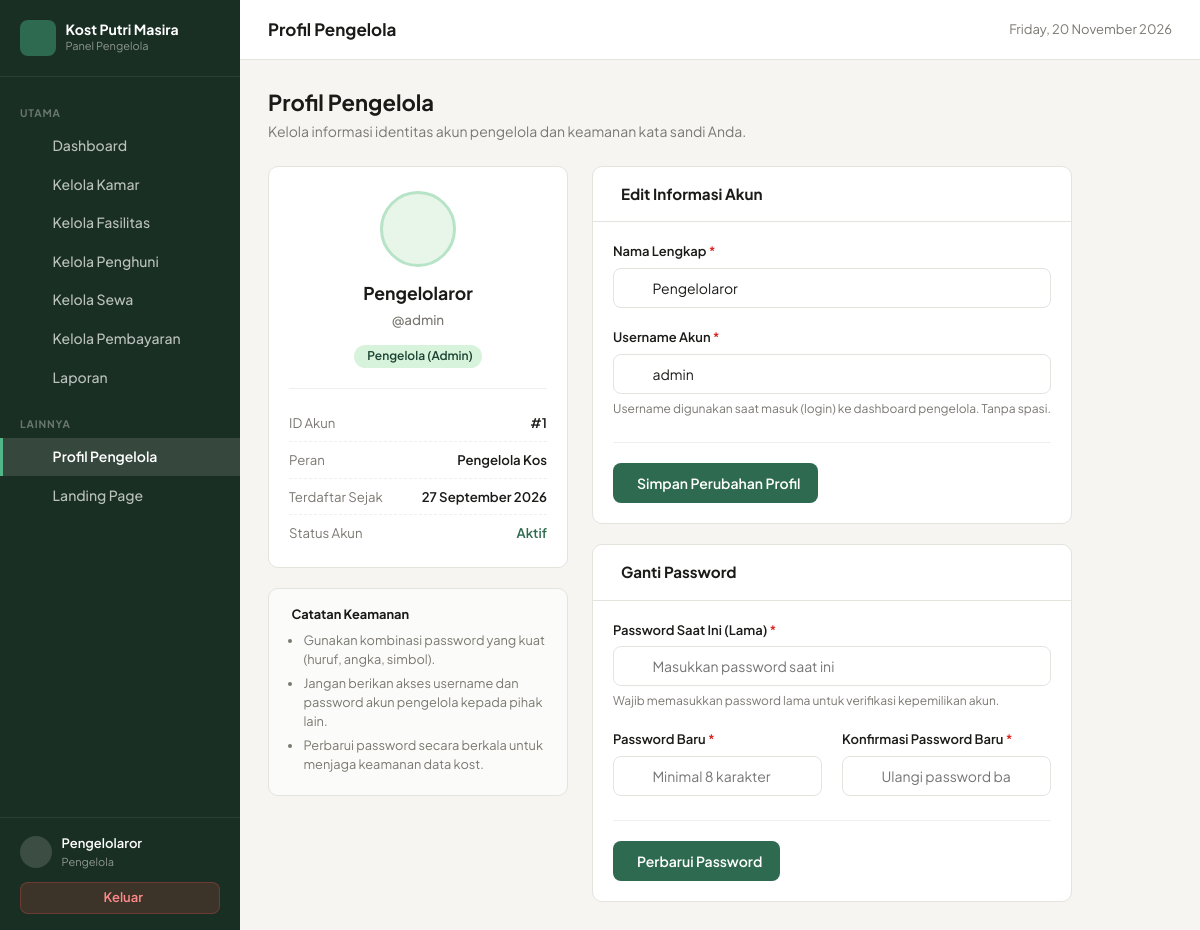
The app's page /admin/profil.php (signed in) with its own data.
### tables this page shows
CREATE TABLE `users` (
  `id_user` int NOT NULL,
  `nama` varchar(100) NOT NULL,
  `username` varchar(50) NOT NULL,
  `password` varchar(255) NOT NULL,
  `role` enum('pengelola','penghuni') NOT NULL,
  `created_at` timestamp NULL DEFAULT CURRENT_TIMESTAMP
);

### includes/functions.php (called while the page is built, shortened)
<?php
function e(?string $string): string {
    return htmlspecialchars((string)$string, ENT_QUOTES, 'UTF-8');
}
function formatTanggal(?string $tanggal, string $format = 'panjang'): string {
    $timestamp = strtotime($tanggal);
    $bulanIndo = [
        1 => 'Januari', 'Februari', 'Maret', 'April', 'Mei', 'Juni',
        'Juli', 'Agustus', 'September', 'Oktober', 'November', 'Desember'
    ];
    $hari = date('d', $timestamp);
    $bulan = $bulanIndo[(int)date('m', $timestamp)];
    $tahun = date('Y', $timestamp);
    return "{$hari} {$bulan} {$tahun}";
}

### admin/profil.php (the view, shortened to what this page needs)
<?php
require_once __DIR__ . '/../config/database.php';
require_once __DIR__ . '/../includes/functions.php';
$currentUser = currentUser();
$id_user = (int)($currentUser['id_user'] ?? $_SESSION['user_id'] ?? 0);
try {
    $stmtUser = $pdo->prepare("SELECT id_user, nama, username, password, role, created_at FROM users WHERE id_user = :id_user LIMIT 1");
    $stmtUser->execute(['id_user' => $id_user]);
    $userData = $stmtUser->fetch();
} catch (PDOException $e) {
    $userData = null;
}
?><!DOCTYPE html>
<html lang="id">
<head>
<link rel="stylesheet" href="../assets/css/app.css">
</head>
<body>
<div class="layout">
<aside class="sidebar" id="sidebarPanel">
    <div class="sb-brand">
        <div class="sb-ico"><i class="ph ph-house-line"></i></div>
        <div>
            <div class="sb-name">Kost Putri Masira</div>
            <span class="sb-sub">Panel Pengelola</span>
        </div>
    </div>
    <nav class="sb-nav">
        <div class="sb-label">Utama</div>
        <a href="dashboard.php" class="sb-link"><i class="ph ph-squares-four"></i> Dashboard</a>
        <a href="kamar/index.php" class="sb-link"><i class="ph ph-door"></i> Kelola Kamar</a>
        <a href="fasilitas/index.php" class="sb-link"><i class="ph ph-sparkle"></i> Kelola Fasilitas</a>
        <a href="penghuni/index.php" class="sb-link"><i class="ph ph-users-three"></i> Kelola Penghuni</a>
        <a href="sewa/index.php" class="sb-link"><i class="ph ph-key"></i> Kelola Sewa</a>
        <a href="pembayaran/index.php" class="sb-link"><i class="ph ph-credit-card"></i> Kelola Pembayaran</a>
        <a href="laporan/index.php" class="sb-link"><i class="ph ph-chart-bar"></i> Laporan</a>
        <div class="sb-label" style="margin-top:.5rem">Lainnya</div>
        <a href="profil.php" class="sb-link active"><i class="ph ph-user-circle"></i> Profil Pengelola</a>
        <a href="../index.php" class="sb-link" target="_blank" rel="noopener"><i class="ph ph-globe"></i> Landing Page</a>
    </nav>
    <div class="sb-foot">
        <div class="sb-user">
            <div class="sb-avatar"><i class="ph ph-user"></i></div>
            <div>
                <div class="sb-uname"><?= e($userData['nama'] ?? 'Pengelola') ?></div>
                <div class="sb-urole">Pengelola</div>
            </div>
        </div>
        <a href="../logout.php" class="btn-logout"><i class="ph ph-sign-out"></i> Keluar</a>
    </div>
</aside>
<div class="main">
    <header class="topbar">
        <div class="topbar-title">Profil Pengelola</div>
        <div class="topbar-actions">
            <div class="topbar-date"><i class="ph ph-calendar"></i> <?= date('l, d F Y') ?></div>
        </div>
    </header>
    <main class="content content-form">
        <div class="pg-header">
            <div>
                <div class="pg-title">Profil Pengelola</div>
                <p class="pg-sub">Kelola informasi identitas akun pengelola dan keamanan kata sandi Anda.</p>
            </div>
        </div>
        <div class="profile-layout">
            <div>
                <div class="panel">
                    <div class="profile-card">
                        <div class="profile-avatar">
                        </div>
                        <h3 class="profile-name"><?= e($userData['nama']) ?></h3>
                        <div class="profile-user-handle">@<?= e($userData['username']) ?></div>
                        <div>
                            <span class="badge bg-g">
                                <i class="ph ph-shield-check"></i> Pengelola (Admin)
                            </span>
                        </div>
                        <div class="meta-list">
                            <div class="meta-item">
                                <span class="meta-label">ID Akun</span>
                                <span class="meta-val">#<?= (int)$userData['id_user'] ?></span>
                            </div>
                            <div class="meta-item">
                                <span class="meta-label">Peran</span>
                                <span class="meta-val">Pengelola Kos</span>
                            </div>
                            <div class="meta-item">
                                <span class="meta-label">Terdaftar Sejak</span>
                                <span class="meta-val"><?= formatTanggal($userData['created_at']) ?></span>
                            </div>
                            <div class="meta-item">
                                <span class="meta-label">Status Akun</span>
                                <span class="meta-val" style="color:var(--green)">Aktif</span>
                            </div>
                        </div>
                    </div>
                </div>
                <div class="security-note">
                    <div class="security-note-title">
                        Catatan Keamanan
                    </div>
                    <ul>
                        <li>Gunakan kombinasi password yang kuat (huruf, angka, simbol).</li>
                        <li>Jangan berikan akses username dan password akun pengelola kepada pihak lain.</li>
                        <li>Perbarui password secara berkala untuk menjaga keamanan data kost.</li>
                    </ul>
                </div>
            </div>
            <div>
                <div class="panel">
                    <div class="panel-head">
                        <div class="panel-title"><i class="ph ph-user-circle"></i> Edit Informasi Akun</div>
                    </div>
                    <div class="panel-body">
                        <form action="profil.php" method="POST" autocomplete="off">
                            <div class="form-group">
                                <label class="form-label" for="nama">Nama Lengkap <span class="req">*</span></label>
                                <div class="input-wrap">
                                    <input type="text" id="nama" name="nama" class="form-control input-with-icon" value="<?= e($userData['nama']) ?>" required maxlength="100" placeholder="Masukkan nama lengkap">
                                </div>
                            </div>
                            <div class="form-group">
                                <label class="form-label" for="username">Username Akun <span class="req">*</span></label>
                                <div class="input-wrap">
                                    <input type="text" id="username" name="username" class="form-control input-with-icon" value="<?= e($userData['username']) ?>" required maxlength="50" placeholder="Masukkan username">
                                </div>
                                <div class="form-hint">
                                    <i class="ph ph-info"></i> Username digunakan saat masuk (login) ke dashboard pengelola. Tanpa spasi.
                                </div>
                            </div>
                            <div class="form-actions">
                                <button type="submit" class="btn-submit">
                                    <i class="ph ph-floppy-disk"></i> Simpan Perubahan Profil
                                </button>
                            </div>
                        </form>
                    </div>
                </div>
                <div class="panel">
                    <div class="panel-head">
                        <div class="panel-title"><i class="ph ph-lock-key"></i> Ganti Password</div>
                    </div>
                    <div class="panel-body">
                        <form action="profil.php" method="POST" autocomplete="off" id="formGantiPassword">
                            <div class="form-group">
                                <label class="form-label" for="password_lama">Password Saat Ini (Lama) <span class="req">*</span></label>
                                <div class="input-wrap">
                                    <input type="password" id="password_lama" name="password_lama" class="form-control input-with-icon" required placeholder="Masukkan password saat ini" style="padding-right:2.5rem">
                                    <button type="button" class="btn-toggle-eye" data-target="password_lama" aria-label="Lihat password">
                                    </button>
                                </div>
                                <div class="form-hint">
                                    <i class="ph ph-shield-check"></i> Wajib memasukkan password lama untuk verifikasi kepemilikan akun.
                                </div>
                            </div>
                            <div class="form-grid">
                                <div class="form-group">
                                    <label class="form-label" for="password_baru">Password Baru <span class="req">*</span></label>
                                    <div class="input-wrap">
                                        <input type="password" id="password_baru" name="password_baru" class="form-control input-with-icon" required minlength="8" placeholder="Minimal 8 karakter" style="padding-right:2.5rem">
                                        <button type="button" class="btn-toggle-eye" data-target="password_baru" aria-label="Lihat password">
                                        </button>
                                    </div>
                                </div>
                                <div class="form-group">
                                    <label class="form-label" for="konfirmasi_password">Konfirmasi Password Baru <span class="req">*</span></label>
                                    <div class="input-wrap">
                                        <input type="password" id="konfirmasi_password" name="konfirmasi_password" class="form-control input-with-icon" required minlength="8" placeholder="Ulangi password baru" style="padding-right:2.5rem">
                                        <button type="button" class="btn-toggle-eye" data-target="konfirmasi_password" aria-label="Lihat password">
                                        </button>
                                    </div>
                                </div>
                            </div>
                            <div class="form-actions">
                                <button type="submit" class="btn-submit">
                                    <i class="ph ph-shield-check"></i> Perbarui Password
                                </button>
                            </div>
                        </form>
                    </div>
                </div>
            </div>
        </div>
    </main>
</div>
</div>
</body>
</html>

### admin/profil.php (style rules this page uses)
.profile-layout { display:grid;grid-template-columns:300px minmax(0,1fr);gap:1.5rem;align-items:start }
.profile-card { text-align:center;padding:1.5rem 1.25rem 1rem }
.profile-avatar { width:76px;height:76px;border-radius:50%;background:#e8f5e9;border:3px solid #b7e4c7;color:var(--green);font-size:2.2rem;font-weight:700;display:grid;place-items:center;margin:0 auto .85rem }
.profile-name { font-size:1.1rem;font-weight:700;color:#1a1a18;margin-bottom:.2rem;word-break:break-word }
.profile-user-handle { font-size:.84rem;color:var(--muted);margin-bottom:.65rem;font-weight:500 }
.meta-list { margin-top:1.25rem;border-top:1px solid #f0efec;padding-top:1rem;text-align:left }
.meta-item { display:flex;justify-content:space-between;align-items:center;padding:.5rem 0;border-bottom:1px dashed #f0efec;font-size:.825rem }
.meta-item:last-child { border-bottom:none }
.meta-label { color:var(--muted) }
.meta-val { font-weight:600;color:#1a1a18 }
.security-note { background:#fbfbf9;border:1px solid var(--border);border-radius:10px;padding:1rem;margin-top:1rem;font-size:.8rem;color:var(--muted);line-height:1.5 }
.security-note-title { font-weight:700;color:#1a1a18;margin-bottom:.4rem;display:flex;align-items:center;gap:.4rem }
.security-note ul { padding-left:1.15rem;margin-top:.35rem }
.security-note li { margin-bottom:.3rem }
.input-wrap { position:relative }
.input-with-icon { padding-left:2.4rem }
.btn-toggle-eye { position:absolute;right:.65rem;top:50%;transform:translateY(-50%);background:none;border:none;color:var(--muted);cursor:pointer;padding:.25rem;font-size:1.15rem;display:flex;align-items:center;justify-content:center;transition:color .12s }

### records on screen
users: nama "Pengelolaror", username "admin", id_user "1", created_at "27 September 2026"
